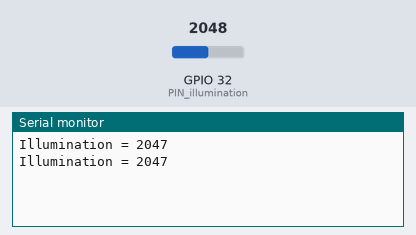
Bench run of a sketch on a simulated ESP32. Parts: the last lines printed to the serial monitor. The inputs (shaded band) are chosen by the test bench; at power-on: GPIO 32 (PIN_illumination) = 2048.

Above: at 1.8 s.
1.9 s: GPIO 32 (PIN_illumination) set to 2866
At 2.8 s:
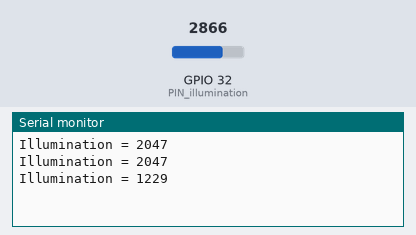
3.4 s: GPIO 32 (PIN_illumination) set to 3603
At 4.6 s:
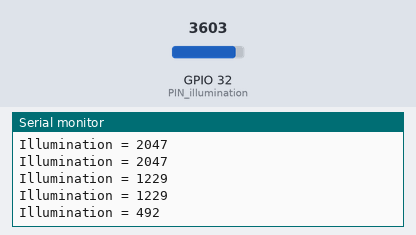
Timing chart, 0 to 6.4 s (numbered marks = the images above; inputs shaded):
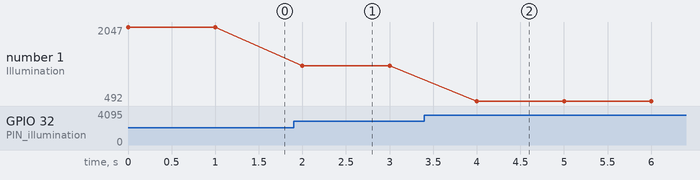

The sketch:

light.ino
```cpp
#include <Arduino.h>

int LUM_result;
int PIN_illumination = 32;

void setup() {
  Serial.begin(115200);
}

void loop() {
  LUM_result = 4095 - analogRead(PIN_illumination);
  Serial.print("Illumination = ");
  Serial.println(LUM_result);
  delay(1000);
}
```

Measured:
- after the input at 1.9 s, the serial monitor: prints a new line after 0.10 s (image 1)
- after the input at 3.4 s, the serial monitor: prints a new line after 0.60 s (image 2)
- plotted number 1: 2047 → 1229 after the input at 1.9 s, 1229 → 492 after the input at 3.4 s
